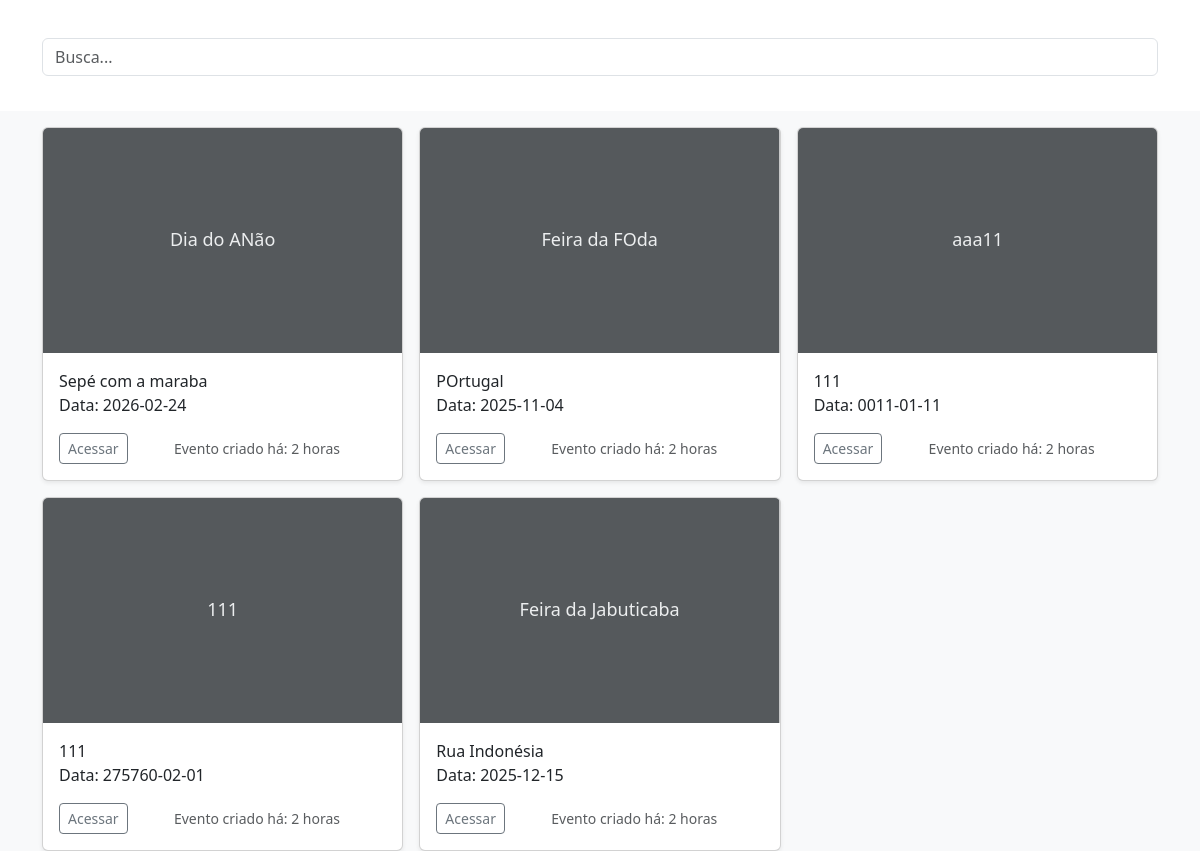
The page /telas/telaEventosGlobal.php on the database its author committed.
### tables this page shows
CREATE TABLE IF NOT EXISTS `evento` (
  `id_evento` int NOT NULL AUTO_INCREMENT,
  `id_usuario` int NOT NULL,
  `nome` varchar(99) NOT NULL,
  `endereco` varchar(151) NOT NULL,
  `data` varchar(21) NOT NULL,
  `hora` varchar(20) NOT NULL,
  PRIMARY KEY (`id_evento`)
);

### telas/telaEventosGlobal.php (the view, shortened to what this page needs)
<?php
include "config/conexao.php";
$sql = "SELECT * FROM evento";
$resultado = $conn->query($sql); ?>
<!DOCTYPE html>
<html lang="PT-br" data-bs-theme="auto">
<head>
  <link href="https://cdn.jsdelivr.net/npm/bootstrap@5.3.3/dist/css/bootstrap.min.css" rel="stylesheet"
    xintegrity="sha384-QWTKZyjpPEjISv5WaRU9OFeRpok6YctnYmDr5pNlyT2bRjXh0JMhjY6hW+ALEwIH" />
  <link rel="stylesheet" href="css/eventosGlobal.css" />
</head>
<body class="d-flex flex-column vh-100">
  <main>
    <header class="py-3 text-center container">
      <section class="d-flex justify-content-center align-items-center gap-3" id="sectionCriarEvento">
        <form action="../processos/eventosGlobal/busca.php" method="get" class="flex-grow-1" role="search"
          style="height: 73px; margin-top: 2%">
          <input type="search" class="form-control" name="search_field" placeholder="Busca..." aria-label="Search" />
        </form>
      </section>
    </header>
    <div class="album py-10 bg-body-tertiary">
      <div class="container">
        <div class="row row-cols-1 row-cols-lg-3 row-cols-lg-12 g-3">
          <?php
          while (
            $evento =
            $resultado->fetch_assoc()
          ) { ?>
            <div class="col">
              <div class="card shadow-sm">
                <svg aria-label="Placeholder: Thumbnail" class="bd-placeholder-img card-img-top" height="225"
                  preserveAspectRatio="xMidYMid slice" role="img" width="100%" xmlns="http://www.w3.org/2000/svg">
                  <title><?php echo $evento['nome']; ?></title>
                  <rect width="100%" height="100%" fill="#55595c"></rect>
                  <text x="50%" y="50%" fill="#eceeef" dy=".3em">
                    <?php echo $evento['nome']; ?>
                  </text>
                </svg>
                <div class="card-body">
                  <p class="card-text">
                    <?php
                    echo $evento['endereco'], '<br>', "Data: ", $evento['data'];
                    ?>
                  </p>
                  <div class="d-flex justify-content-between align-items-center">
                    <button type="button" class="btn btn-sm btn-outline-secondary" data-bs-toggle="modal"
                      data-bs-target="#modalEvento1">
                      Acessar
                    </button>
                    <small class="text-body-secondary">
                      <?php echo "Evento criado há: 2 horas"; ?>
                    </small>
                  </div>
                </div>
              </div>
            </div>
            <?php
          }
          ?>
        </div>
      </div>
    </div>
  </main>
</body>
</html>

### telas/css/eventosGlobal.css (style rules this page uses)
.bd-placeholder-img { font-size: 1.125rem; text-anchor: middle; -webkit-user-select: none; -moz-user-select: none; user-select: none; }

### rows shown on the page
evento: nome "Dia do ANão", endereco "Sepé com a maraba", data "2026-02-24"
evento: nome "Feira da FOda", endereco "POrtugal", data "2025-11-04"
evento: nome "aaa11", endereco "111", data "0011-01-11"
evento: nome "111", endereco "111", data "275760-02-01"
evento: nome "Feira da Jabuticaba", endereco "Rua Indonésia", data "2025-12-15"
